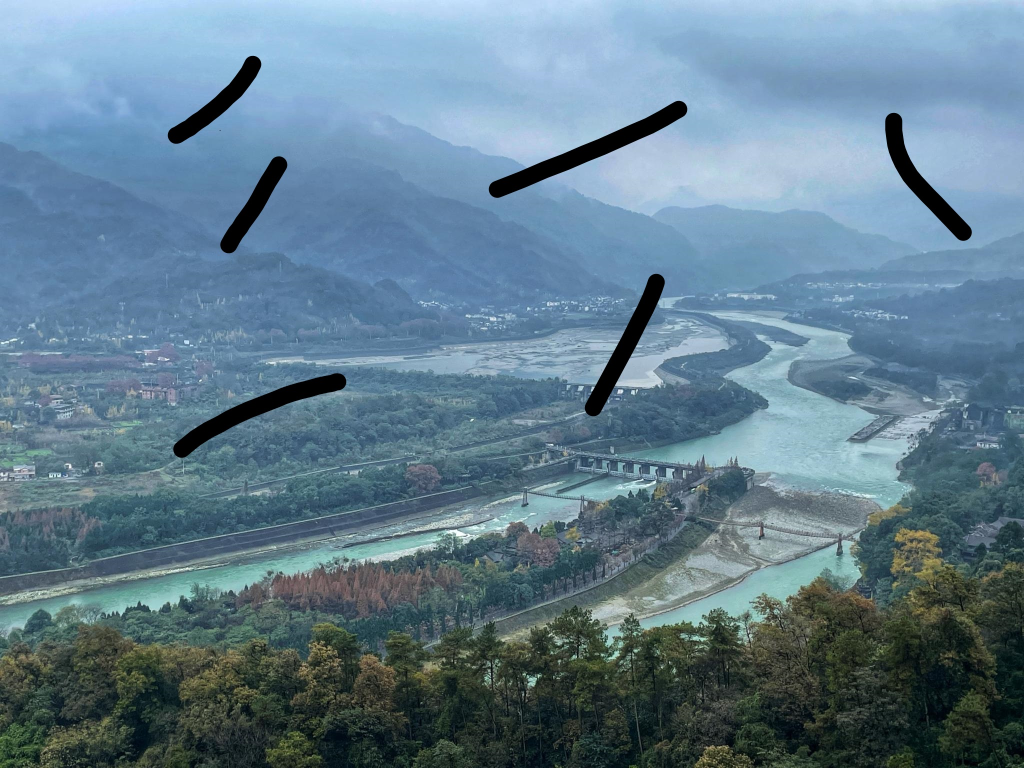
#> input picture deepseek-proj/image1.jpg, 2048 x 1536 px (shown at 1/2 size)
$ python yuzhifa.py
#> lines starting #> are read from the running program, lines starting #| are printed output that depends on the picture; after the words box and inside, x2 and y2 are one past the last pixel; in counts of white or black regions, pixels touching at a corner belong together
import cv2
import numpy as np

# 1. 读取图像文件
# 替换 'image1.jpg' 为您的实际文件路径和名称
image_path = 'image1.jpg'
image = cv2.imread(image_path)
#> image is the input picture: shape (1536, 2048, 3); mean B, G, R 141.3, 124.7, 97.5

# 检查图像是否成功加载
if image is None:
    print(f"错误: 无法读取图像文件 '{image_path}'")
    print("请检查文件路径是否正确，以及文件是否存在")
    exit()

# 2. 转换为灰度图
gray_image = cv2.cvtColor(image, cv2.COLOR_BGR2GRAY)
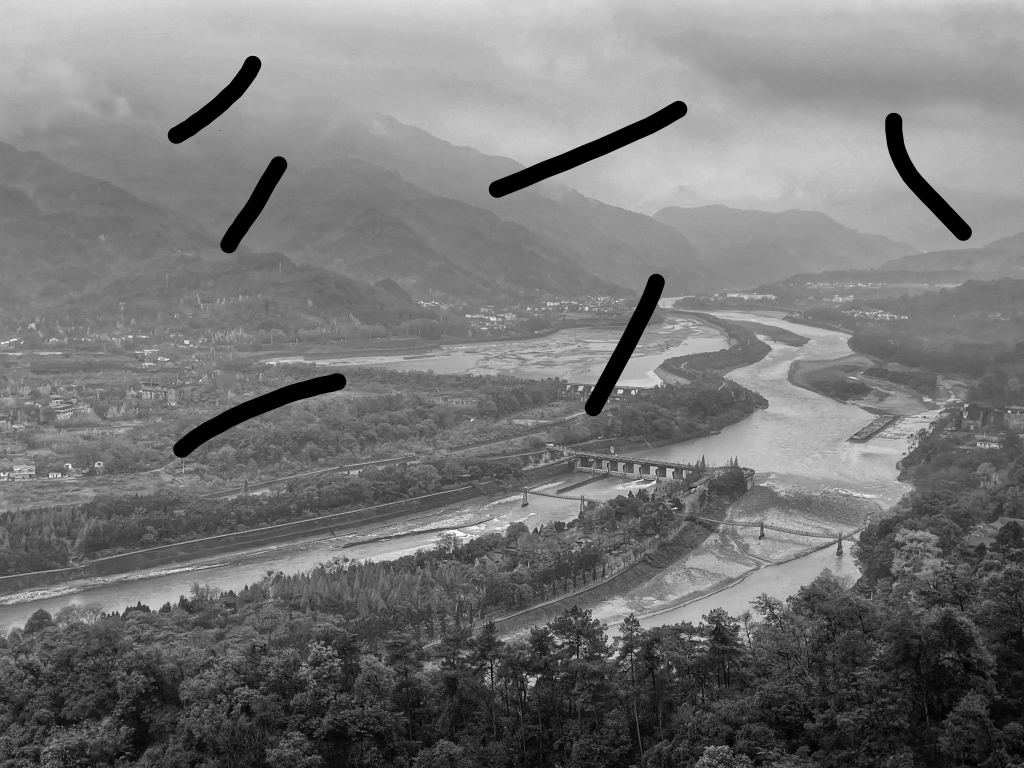
#> gray_image: shape (1536, 2048) (shown at 1/2 size); min 0, max 255, mean 118.5

# 3. 应用阈值函数
def apply_threshold(gray_img, thresh_value=200):
    # 用 THRESH_BINARY_INV：将暗于阈值的像素（划痕）变为白色(255)，亮于阈值的变为黑色(0)
    _, mask_binary = cv2.threshold(gray_img, thresh_value, 255, cv2.THRESH_BINARY_INV)
    return mask_binary

# 4. 尝试不同的阈值并显示结果
# 创建一个窗口用于显示图像
cv2.namedWindow('Results', cv2.WINDOW_NORMAL)

# 尝试不同的阈值
for thresh in [150, 175, 200, 225]:
    mask = apply_threshold(gray_image, thresh)

    # 将原图和掩模并排显示
    result = np.hstack((gray_image, mask))

    # 显示图像
    cv2.imshow('Results', result)
    cv2.resizeWindow('Results', 1000, 500)  # 调整窗口大小

    print(f"按任意键查看下一个阈值 (当前阈值: {thresh})")
    cv2.waitKey(0)  # 等待按键
#> this loop made 4 passes
#> pass 1, in apply_threshold, `_, mask_binary = cv2.threshold(gray_img, thresh_value, 255, cv2.THRESH..`:
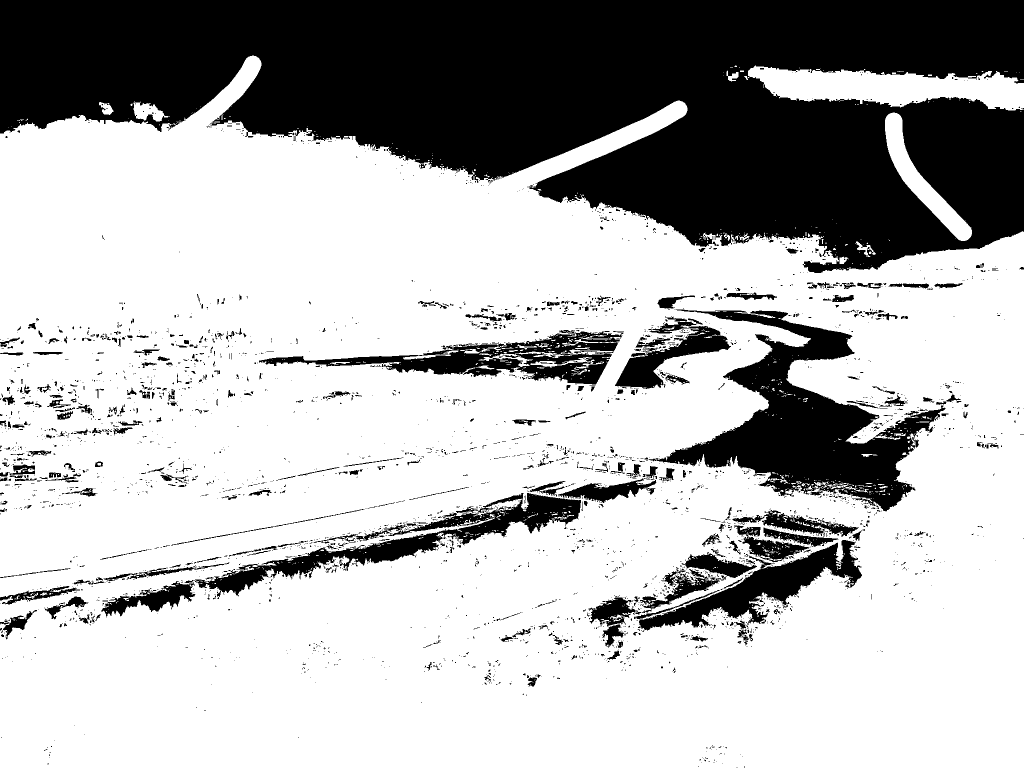
#> mask_binary: shape (1536, 2048) (shown at 1/2 size); 69.8% white; 3293 black regions (2818 under 20 px), largest, box (x1, y1, x2, y2) and area: (0, 0, 2048, 546) 700504, (1297, 619, 1891, 1023) 79978, (369, 986, 1162, 1198) 27548
#> pass 1, `result = np.hstack((gray_image, mask))`:
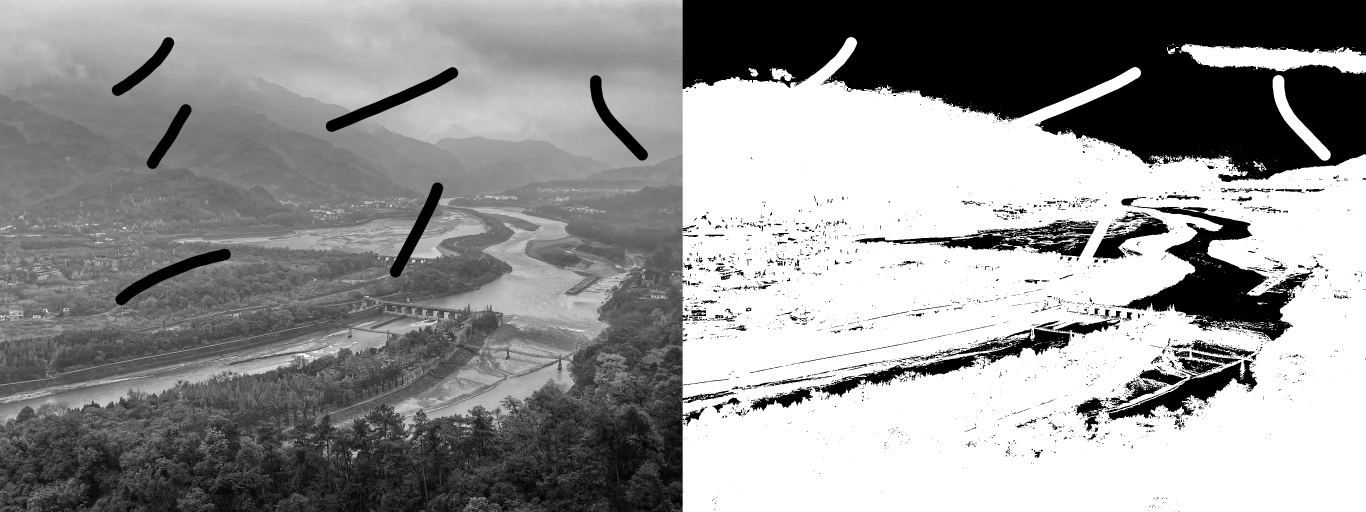
#> result: shape (1536, 4096) (shown at 1/3 size); min 0, max 255, mean 148.3
#> pass 2, `result = np.hstack((gray_image, mask))`:
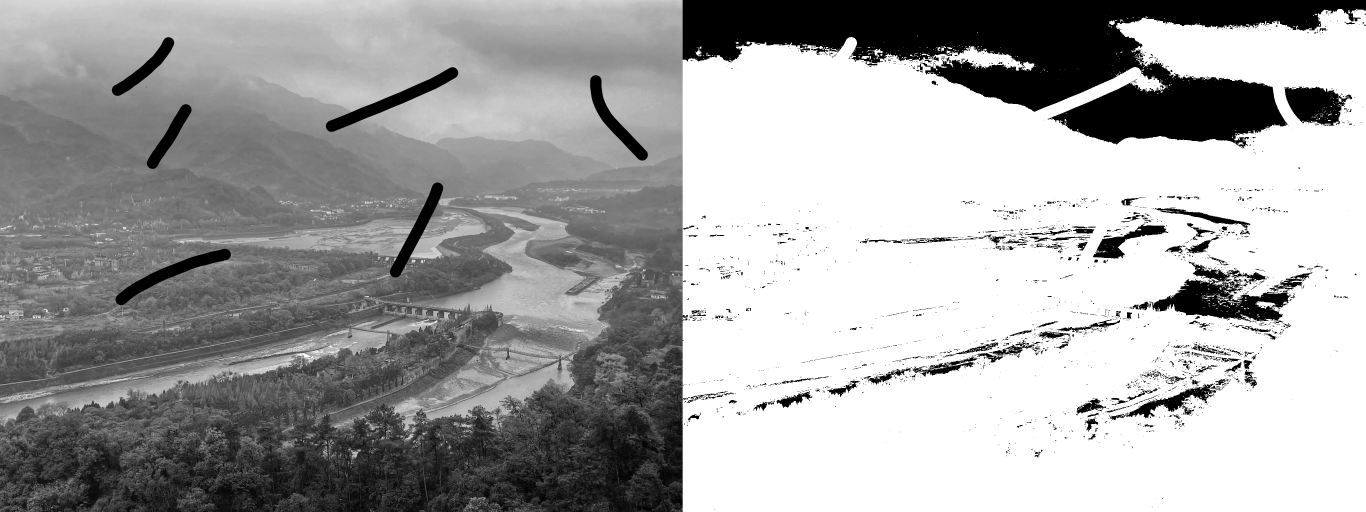
#> result: shape (1536, 4096) (shown at 1/3 size); min 0, max 255, mean 164.5

# 5. 保存最终选择的掩模
# 选择效果最好的阈值，这里以200为例
final_threshold = 200
final_mask = apply_threshold(gray_image, final_threshold)
#> in apply_threshold (call 5), `_, mask_binary = cv2.threshold(gray_img, thresh_value, 255, cv2.THRESH..`:
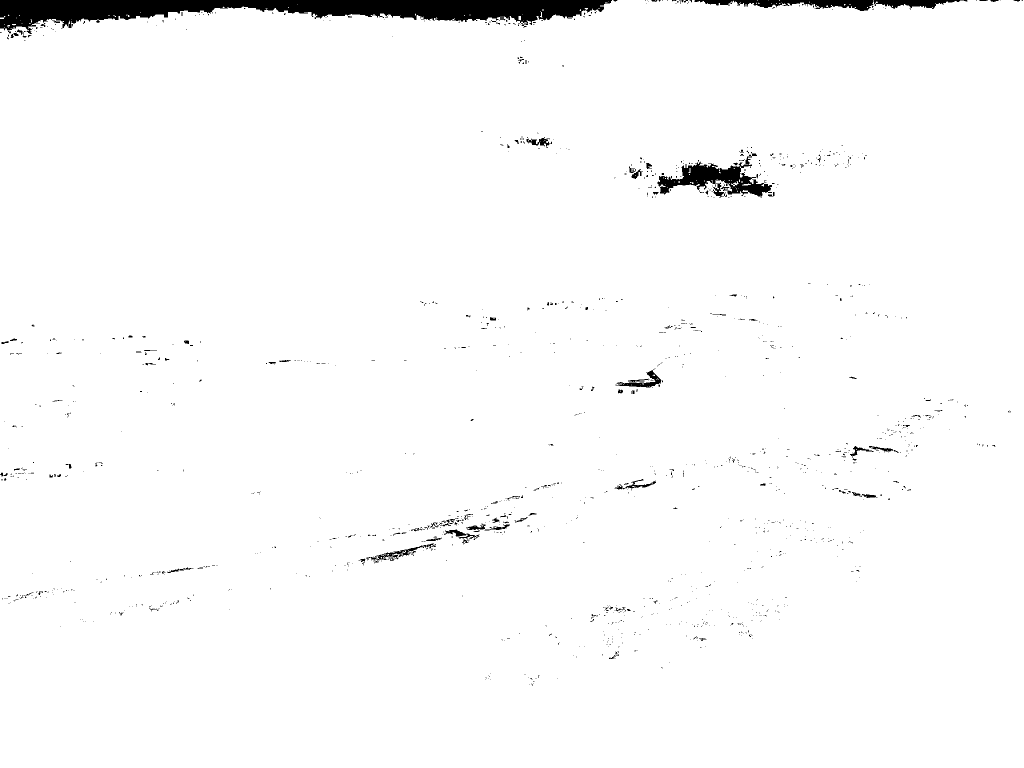
#> mask_binary: shape (1536, 2048) (shown at 1/2 size); 97.9% white; 1410 black regions (1298 under 20 px), largest, box (x1, y1, x2, y2) and area: (0, 0, 1224, 68) 40442, (1315, 304, 1544, 396) 7466, (1389, 0, 1747, 22) 3918

# 保存掩模图像
cv2.imwrite('damage_mask.png', final_mask)
print(f"掩模已保存为 'damage_mask.png'")

# 6. 关闭所有窗口
cv2.destroyAllWindows()
